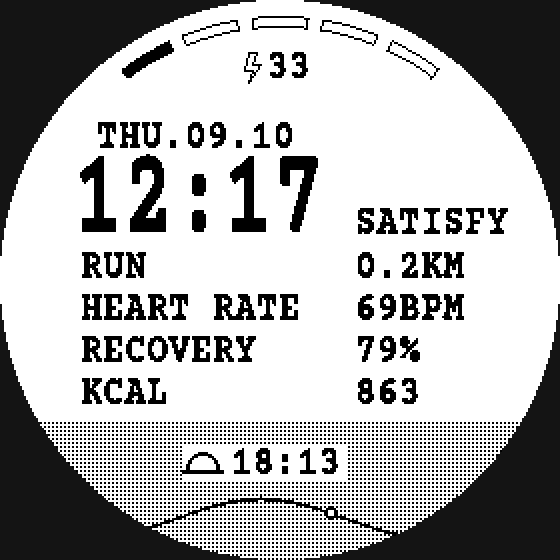

Generate this figure with Python:
#!/usr/bin/env python3
"""v2 preview: Environment face, per reference photo."""
from PIL import Image, ImageDraw
import math, os

FD = "resources/fonts"
DD = "resources/drawables"
os.makedirs(DD, exist_ok=True)

# dotted band: 25% dot grid, 280x82
band = Image.new("RGBA", (280, 72), (0, 0, 0, 0))
px = band.load()
for yy in range(72):
    for xx in range(280):
        if xx % 2 == 0 and yy % 2 == 0:
            px[xx, yy] = (0, 0, 0, 255)
band.save(f"{DD}/halftone.png")

def load_fnt(prefix):
    chars = {}
    atlas = Image.open(f"{FD}/{prefix}.png")
    for line in open(f"{FD}/{prefix}.fnt"):
        if line.startswith("char "):
            kv = dict(p.split("=") for p in line.split()[1:])
            chars[int(kv["id"])] = {k: int(v) for k, v in kv.items() if k not in ("page", "chnl")}
    return atlas, chars

def draw_text(img, font, x, y, s, justify="left"):
    atlas, chars = font
    wsum = sum(chars[ord(c)]["xadvance"] for c in s if ord(c) in chars)
    if justify == "center":
        x -= wsum // 2
    for c in s:
        g = chars.get(ord(c))
        if not g:
            continue
        if g["width"] > 0:
            glyph = atlas.crop((g["x"], g["y"], g["x"] + g["width"], g["y"] + g["height"]))
            img.paste((0, 0, 0, 255), (x + g["xoffset"], y + g["yoffset"]), glyph)
        x += g["xadvance"]

ftime = load_fnt("time")
ftext = load_fnt("text")

W = H = 280
CX, CY = 140, 140
img = Image.new("RGBA", (W, H), (255, 255, 255, 255))
d = ImageDraw.Draw(img)

# ---- v2 layout constants ----
BATT_Y  = 22
BATT_X  = 133
DATE_X  = 48
DATE_Y  = 57
TIME_Y  = 66
COL2_X  = 177
SAT_Y   = 100
ROW_Y   = [122, 143, 164, 185]
LABEL_X = 40
BAND_Y  = 211

# band + hill line with sun marker
img.paste(band, (0, BAND_Y), band)
HILL_DX, MARK_X0, MARK_X1, FRAC = 18, 60, 200, 0.75
def hill(x):
    x -= HILL_DX
    return 273 - 24 * math.exp(-((x - 112) / 58.0) ** 2) - 12 * math.exp(-((x - 268) / 46.0) ** 2)
d.line([(x, hill(x)) for x in range(0, 281, 2)], fill=(0, 0, 0, 255), width=2)
mx = MARK_X0 + FRAC * (MARK_X1 - MARK_X0); my = hill(mx)
d.ellipse([mx - 3, my - 3, mx + 3, my + 3], fill=(255, 255, 255, 255), outline=(0, 0, 0, 255), width=2)

# sun time box + icon + text
bx, by, bw, bh = 91, 222, 83, 19
d.rectangle([bx, by, bx + bw - 1, by + bh - 1], fill=(255, 255, 255, 255))
ix, iy = bx + 10, by + 12
d.arc([ix - 8, iy - 8, ix + 8, iy + 8], 180, 360, fill=(0, 0, 0, 255), width=2)
d.line([ix - 10, iy + 1, ix + 10, iy + 1], fill=(0, 0, 0, 255), width=2)
draw_text(img, ftext, bx + 24, by - 2, "18:13")

# top scale: hollow segments filled from the left by battery (mirrors drawScale in TypeFaceView.mc)
SEG_COUNT, SEG_LEN, SEG_GAP, SEG_R_OUT, SEG_R_IN = 5, 12.0, 3.5, 131, 126
BATT = 33
def bbox(r):
    return [CX - r, CY - r, CX + r, CY + r]
def radial(a, r0, r1, fill, w):
    c, sn = math.cos(math.radians(a)), math.sin(math.radians(a))
    d.line([(CX + r0 * c, CY - r0 * sn), (CX + r1 * c, CY - r1 * sn)], fill=fill, width=w)
filled = min(SEG_COUNT, BATT // 20)
total = SEG_COUNT * SEG_LEN + (SEG_COUNT - 1) * SEG_GAP
left = 90.0 + total / 2
BLACK = (0, 0, 0, 255)
for i in range(SEG_COUNT):
    a1 = left - i * (SEG_LEN + SEG_GAP)
    a0 = a1 - SEG_LEN
    if i < filled:   # PIL arc draws inward from bbox, Garmin centers the pen on r
        d.arc(bbox(SEG_R_OUT + 1), 360 - a1, 360 - a0, fill=BLACK, width=SEG_R_OUT - SEG_R_IN + 1)
    else:
        d.arc(bbox(SEG_R_OUT + 1), 360 - a1, 360 - a0, fill=BLACK, width=1)
        d.arc(bbox(SEG_R_IN + 1), 360 - a1, 360 - a0, fill=BLACK, width=1)
        radial(a0, SEG_R_IN, SEG_R_OUT, BLACK, 1)
        radial(a1, SEG_R_IN, SEG_R_OUT, BLACK, 1)

# battery: digits + outlined bolt
draw_text(img, ftext, BATT_X, BATT_Y, "33")
BOLT = [(128, 26), (124, 26), (122, 35), (126, 35), (124, 41), (130, 32), (126, 32)]
d.line(BOLT + [BOLT[0]], fill=(0, 0, 0, 255), width=1)

# date, time, label
draw_text(img, ftext, DATE_X, DATE_Y, "THU.09.10")
draw_text(img, ftime, LABEL_X - 4, TIME_Y, "12:17")
draw_text(img, ftext, COL2_X, SAT_Y, "SATISFY")

# rows
for i, (s, v) in enumerate([("RUN", "0.2KM"), ("HEART RATE", "69BPM"),
                            ("RECOVERY", "79%"), ("KCAL", "863")]):
    draw_text(img, ftext, LABEL_X, ROW_Y[i], s)
    draw_text(img, ftext, COL2_X, ROW_Y[i], v)

mask = Image.new("L", (W, H), 0)
ImageDraw.Draw(mask).ellipse([0, 0, W - 1, H - 1], fill=255)
out = Image.new("RGBA", (W, H), (20, 20, 20, 255))
out.paste(img, (0, 0), mask)
out.resize((560, 560), Image.NEAREST).save("preview.png")
print("ok")
